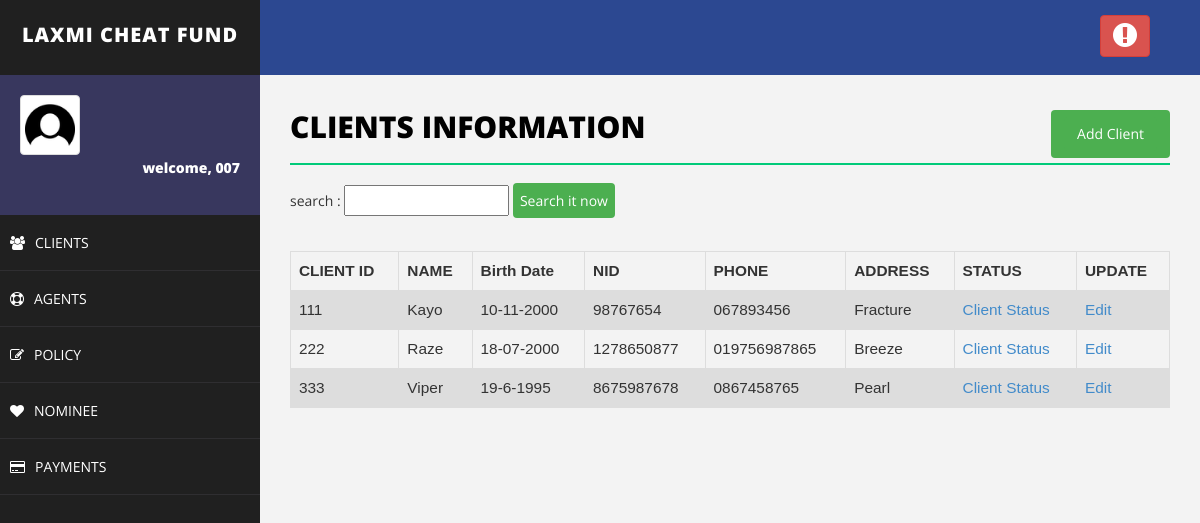
The app's page /client.php (signed in) with its own data.
### tables this page shows
CREATE TABLE `client` (
  `client_id` varchar(200) NOT NULL,
  `client_password` varchar(30) NOT NULL,
  `name` varchar(50) NOT NULL,
  `sex` varchar(20) NOT NULL,
  `birth_date` varchar(20) NOT NULL,
  `marital_status` varchar(20) NOT NULL,
  `nid` varchar(50) NOT NULL,
  `phone` varchar(20) NOT NULL,
  `address` varchar(50) NOT NULL,
  `policy_id` varchar(50) NOT NULL
);

### client.php (the view, shortened to what this page needs)
<!DOCTYPE html>
<html>
<head>
    <link href="assets/css/bootstrap.css" rel="stylesheet" />
    <link href="assets/css/font-awesome.css" rel="stylesheet" />
    <link href="assets/css/basic.css" rel="stylesheet" />
    <link href="assets/css/custom.css" rel="stylesheet" />
</head>
<body>
<?php include 'header.php';
?>
        <div id="page-wrapper">
                <div class="row">
                    <div class="col-md-12">
                        <h1 class="page-head-line">Clients Information
						<button class="btn" align="center">
						<a href="addClient.php" class="btn">Add Client</a>
						</button>
						</h1>
						<form name="SF" method="POST" action="client.php">
 						search : <input type ="text" name="box" value=""/>
 						<input type="submit" name="search" value="Search it now">
 						</form> <br>
                    </div>
                </div>
<?php
	if ($_SESSION["username"]!="admin") {
	$sql = "SELECT client_id,name,birth_date,nid,phone,address FROM client";
	$result = $conn->query($sql);
	echo "<table class=\"table\">\n";
    echo "  <tr>\n";
    echo "    <th>CLIENT ID</th>\n";
    echo "    <th>NAME</th>\n";
    echo "    <th>Birth Date</th>\n";
    echo "    <th>NID</th>\n";
    echo "    <th>PHONE</th>\n";
	echo "    <th>ADDRESS</th>\n";
	echo "    <th>STATUS</th>\n";
	echo "    <th>UPDATE</th>\n";
    echo "  </tr>";
	if ($result->num_rows > 0) {
	while($row = $result->fetch_assoc()) {
		echo "<tr>\n";
		echo "    <td>".$row["client_id"]."</td>\n";
		echo "    <td>".$row["name"]."</td>\n";
		echo "    <td>".$row["birth_date"]."</td>\n";
		echo "    <td>".$row["nid"]."</td>\n";
		echo "    <td>".$row["phone"]."</td>\n";
		echo "    <td>".$row["address"]."</td>\n";
		echo "    <td>"."<a href='clientStatus.php?client_id=".$row["client_id"]. "'>Client Status</a>"."</td>\n";
		echo "<td>"."<a href='editClient.php?client_id=".$row["client_id"]. "'>Edit</a>"."</td>\n";
		}
	}
}
?>
    </div>
</body>
</html>

### assets/css/basic.css (style rules this page uses)
body { font-family: 'Open Sans', sans-serif; line-height:25px; }
#page-wrapper { padding: 15px 15px; min-height: 600px; background: #F3F3F3; }
.page-head-line { font-size: 30px; text-transform: uppercase; color: #000; font-weight: 800; padding-bottom: 20px; border-bottom: 2px solid #00CA79; margin-bottom: 10px; }
@media (min-width:768px) { #page-wrapper { margin: 0 0 0 260px; padding: 15px 30px; min-height: 1200px; } }

### client.php (style rules this page uses)
input[type=submit] { width: 30%%; background-color: #4CAF50; color: white; padding: 5px 7px; margin: 8px 0; border: none; border-radius: 4px; cursor: pointer; }
.btn { background-color: #4CAF50; float: right; color:white; text-decoration:none; }
table { font-family: arial, sans-serif; border-collapse: collapse; width: 100%; margin-left:0%; font-size:110%; }
td, th { border: 1px solid #dddddd; text-align: left; padding: 8px; }
tr:nth-child(even) { background-color: #dddddd; }

### records on screen
client: client_id "111", name "Kayo", birth_date "10-11-2000", nid "98767654", phone "067893456", address "Fracture"
client: client_id "222", name "Raze", birth_date "18-07-2000", nid "1278650877", phone "019756987865", address "Breeze"
client: client_id "333", name "Viper", birth_date "19-6-1995", nid "8675987678", phone "0867458765", address "Pearl"

### other values on screen
$_SESSION["username"] "007"
